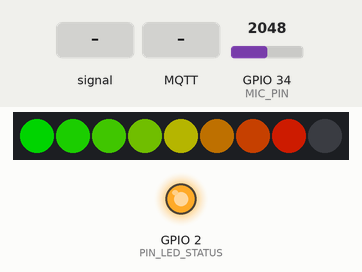
This sketch was run on a simulated ESP32. Shown: 9 RGB LEDs in strip order, left to right, output pins drawn as LEDs (lit = HIGH). The test bench sets the inputs (shaded band); at power-on: GPIO 34 (MIC_PIN) = 2048. Dim RGB values are drawn brighter than linear; WiFi joins after 1.5 s; servers stay silent unless stated; no MQTT or app messages arrive unless stated; what the sketch prints to the serial monitor is not drawn.

Above: at 2.8 s.
2.9 s: GPIO 34 (MIC_PIN) fed a 200 Hz sine of ±1842 counts around its level
At 3.03 s:
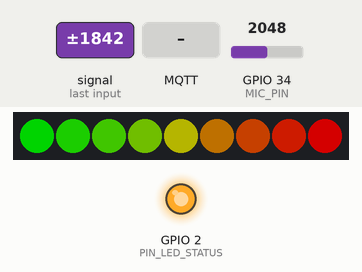
4.7 s: MQTT message "1" arrives on the first subscribed topic
At 4.7 s:
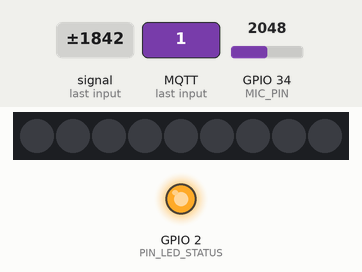
6.2 s: MQTT message "ON" arrives on the first subscribed topic
At 6.22 s:
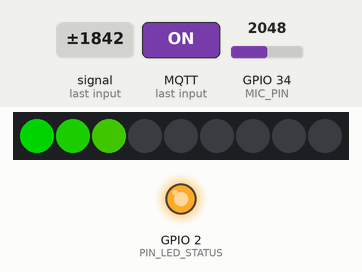
8.3 s: MQTT message "0" arrives on the first subscribed topic
Timing chart, 0 to 10.8 s (numbered marks = the images above; inputs shaded):
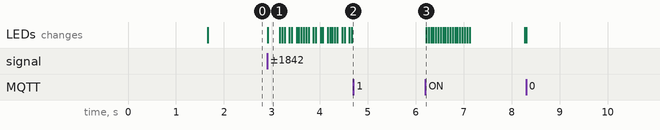

Measured:
- after the input at 2.9 s, the LEDs: change at once (image 1)
- after the input at 4.7 s, every drawn part: stays the same
- after the input at 6.2 s, the LEDs: change at once (image 3)

The sketch:

Vumetro.ino
```cpp
/**
 * Vumetro - ESP32
 *
 * Micrófono analógico → tira NeoPixel de 8 LEDs (verde→rojo)
 * Protocolo: MQTT sobre WiFi
 *
 * Topics publicados:
 *   vumetro/nivel    → porcentaje de ruido (0–100)
 *   vumetro/estado   → "online" / "offline" (Last Will)
 *
 * Topics suscritos:
 *   vumetro/activado → "ON" = funcional | "OFF" = desactivado
 *                      Al desactivarse, la tira se apaga y se
 *                      deja de publicar hasta recibir "ON".
 *
 * LED de estado (PIN_LED_STATUS):
 *   Apagado          → Sin conexión WiFi
 *   Parpadeo rápido  → WiFi conectado, sin MQTT
 *   Encendido fijo   → WiFi + MQTT conectados
 */

// ─────────────────────────────────────────────
//  LIBRERÍAS
// ─────────────────────────────────────────────
#include <Adafruit_NeoPixel.h>
#include <WiFi.h>
#include <PubSubClient.h>

// ─────────────────────────────────────────────
//  CONFIGURACIÓN DE PINES
// ─────────────────────────────────────────────
constexpr uint8_t  PIN_NEOPIXEL   = 16;   // GPIO tira NeoPixel
constexpr uint8_t  MIC_PIN        = 34;   // ADC solo-lectura, micrófono
constexpr uint8_t  PIN_LED_STATUS = 2;    // LED de estado (integrado en muchos ESP32)

// ─────────────────────────────────────────────
//  CONFIGURACIÓN DE TIRA Y MICRÓFONO
// ─────────────────────────────────────────────
constexpr uint8_t  NUM_LEDS   = 9;
constexpr uint8_t  BRILLO     = 128;    // 50% de brillo (0–255)

// Valor máximo del ADC por encima del cual se considera nivel máximo.
// El ADC del ESP32 es de 12 bits (0–4095).
// Ajustar con prueba real según el micrófono y el entorno.
constexpr int      MIC_MIN    = 0;
constexpr int      MIC_MAX    = 2100;   // ≈ equivalente al 515 original en 10 bits

// ─────────────────────────────────────────────
//  CONFIGURACIÓN WIFI
// ─────────────────────────────────────────────
constexpr char     WIFI_SSID[]       = "Ohmbu-2.4G";
constexpr char     WIFI_PASS[]       = "Nene.peludo";
constexpr uint32_t WIFI_TIMEOUT_MS   = 10000;

// ─────────────────────────────────────────────
//  CONFIGURACIÓN MQTT
// ─────────────────────────────────────────────
constexpr char     MQTT_BROKER[]     = "192.168.88.100";
constexpr uint16_t MQTT_PORT         = 1883;
constexpr char     MQTT_USER[]       = "";
constexpr char     MQTT_PASS_[]      = "";
constexpr char     MQTT_CLIENT_ID[]  = "esp32-vumetro";

constexpr char     TOPIC_NIVEL[]     = "vumetro/nivel";
constexpr char     TOPIC_ESTADO[]    = "vumetro/estado";
constexpr char     TOPIC_ACTIVACION[]= "/baliza/7/estado";  // "ON" / "OFF"

// ─────────────────────────────────────────────
//  INTERVALOS
// ─────────────────────────────────────────────
constexpr uint32_t INTERVALO_LEDS_MS      = 50;     // Actualización visual (~20 fps)
constexpr uint32_t INTERVALO_MQTT_MS      = 200;    // Publicación MQTT (5 veces/seg)
constexpr uint32_t INTERVALO_RECONEX_MS   = 10000;  // Reintento de conexión
constexpr uint32_t INTERVALO_PARPADEO_MS  = 300;    // LED estado: WiFi sin MQTT

// ─────────────────────────────────────────────
//  OBJETOS GLOBALES
// ─────────────────────────────────────────────
Adafruit_NeoPixel leds(NUM_LEDS, PIN_NEOPIXEL, NEO_GRB + NEO_KHZ800);
WiFiClient        wifiClient;
PubSubClient      mqttClient(wifiClient);

// ─────────────────────────────────────────────
//  ESTADO GLOBAL
// ─────────────────────────────────────────────
int      nivelActual        = 0;
int      porcentajeActual   = 0;  // 0–100, publicado por MQTT
bool     wifiConectado      = false;
bool     mqttConectado      = false;
bool     sistemaHabilitado  = true;   // Activo por defecto
uint32_t ultimaLed          = 0;
uint32_t ultimaMQTT         = 0;
uint32_t ultimaReconex      = 0;

// ─────────────────────────────────────────────
//  FUNCIONES: LED DE ESTADO
// ─────────────────────────────────────────────

/**
 * Actualiza el LED físico de estado según conectividad:
 *   Sin WiFi      → apagado
 *   WiFi sin MQTT → parpadeo rápido (300ms)
 *   WiFi + MQTT   → encendido fijo
 */
void actualizarLEDEstado() {
  if (!wifiConectado) {
    digitalWrite(PIN_LED_STATUS, LOW);
  } else if (!mqttConectado) {
    bool on = (millis() / INTERVALO_PARPADEO_MS) % 2 == 0;
    digitalWrite(PIN_LED_STATUS, on ? HIGH : LOW);
  } else {
    digitalWrite(PIN_LED_STATUS, HIGH);
  }
}

// ─────────────────────────────────────────────
//  FUNCIONES: WIFI
// ─────────────────────────────────────────────
bool conectarWifi() {
  if (WiFi.status() == WL_CONNECTED) { wifiConectado = true; return true; }

  Serial.printf("[WiFi] Conectando a %s...\n", WIFI_SSID);
  WiFi.mode(WIFI_STA);
  WiFi.begin(WIFI_SSID, WIFI_PASS);

  uint32_t inicio = millis();
  while (WiFi.status() != WL_CONNECTED && millis() - inicio < WIFI_TIMEOUT_MS) {
    delay(200);
    actualizarLEDEstado();
  }

  wifiConectado = (WiFi.status() == WL_CONNECTED);
  if (wifiConectado) {
    Serial.printf("[WiFi] Conectado. IP: %s\n", WiFi.localIP().toString().c_str());
  } else {
    Serial.println("[WiFi] Sin conexión. Se reintentará.");
  }
  return wifiConectado;
}

// ─────────────────────────────────────────────
//  FUNCIONES: MQTT
// ─────────────────────────────────────────────
void callbackMQTT(char* topic, byte* payload, unsigned int length) {
  char msg[length + 1];
  memcpy(msg, payload, length);
  msg[length] = '\0';

  Serial.printf("[MQTT] %s → %s\n", topic, msg);

  if (strcmp(topic, TOPIC_ACTIVACION) == 0) {
    bool nuevoEstado = (strcmp(msg, "ON") == 0);
    if (nuevoEstado != sistemaHabilitado) {
      sistemaHabilitado = nuevoEstado;
      Serial.printf("[Sistema] %s\n", sistemaHabilitado ? "ACTIVADO" : "DESACTIVADO");
      if (!sistemaHabilitado) {
        // Apagar la tira inmediatamente al desactivarse
        leds.clear();
        leds.show();
      }
    }
  }
}

bool conectarMQTT() {
  if (!wifiConectado) return false;
  if (mqttClient.connected()) { mqttConectado = true; return true; }

  Serial.printf("[MQTT] Conectando a %s:%d...\n", MQTT_BROKER, MQTT_PORT);
  mqttClient.setServer(MQTT_BROKER, MQTT_PORT);
  mqttClient.setCallback(callbackMQTT);

  bool ok = mqttClient.connect(MQTT_CLIENT_ID, TOPIC_ESTADO, 0, true, "offline");

  mqttConectado = ok;
  if (ok) {
    Serial.println("[MQTT] Conectado.");
    mqttClient.publish(TOPIC_ESTADO, "online", true);
    mqttClient.subscribe(TOPIC_ACTIVACION);
  } else {
    Serial.printf("[MQTT] Falló (código %d). Se reintentará.\n", mqttClient.state());
  }
  return ok;
}

// ─────────────────────────────────────────────
//  FUNCIONES: VUMETRO
// ─────────────────────────────────────────────

/**
 * Genera el color de un pixel según su posición en la tira.
 * Gradiente verde (bajo) → rojo (alto).
 */
uint32_t getColorGradient(int index, int total) {
  float ratio = (float)index / (float)(total - 1);
  uint8_t red   = (uint8_t)(ratio * 255);
  uint8_t green = (uint8_t)((1.0f - ratio) * 255);
  return leds.Color(red, green, 0);
}

/**
 * Lee el micrófono, calcula el nivel visual (0–NUM_LEDS) y el
 * porcentaje de ruido (0–100) que se publica por MQTT.
 * Si el valor supera MIC_MAX o es 0, se fuerza nivel máximo.
 */
int leerMicrofono() {
  int micValue = analogRead(MIC_PIN);

  int level;
  if (micValue >= MIC_MAX || micValue == 0) {
    level            = NUM_LEDS;
    porcentajeActual = 100;
  } else {
    level            = map(micValue, MIC_MIN, MIC_MAX, 0, NUM_LEDS);
    porcentajeActual = map(micValue, MIC_MIN, MIC_MAX, 0, 100);
  }
  level            = constrain(level,            0, NUM_LEDS);
  porcentajeActual = constrain(porcentajeActual, 0, 100);
  return level;
}

/**
 * Actualiza la tira NeoPixel con el nivel actual.
 */
void actualizarTira(int level) {
  for (int i = 0; i < NUM_LEDS; i++) {
    leds.setPixelColor(i, i < level ? getColorGradient(i, NUM_LEDS) : 0);
  }
  leds.show();
}

// ─────────────────────────────────────────────
//  SETUP
// ─────────────────────────────────────────────
void setup() {
  Serial.begin(115200);
  Serial.println("\n[Sistema] Iniciando vumetro ESP32...");

  pinMode(PIN_LED_STATUS, OUTPUT);
  digitalWrite(PIN_LED_STATUS, LOW);

  leds.begin();
  leds.setBrightness(BRILLO);
  leds.clear();
  leds.show();

  conectarWifi();
  if (wifiConectado) conectarMQTT();

  actualizarLEDEstado();
  Serial.println("[Sistema] Setup completo.");
}

// ─────────────────────────────────────────────
//  LOOP
// ─────────────────────────────────────────────
void loop() {
  uint32_t ahora = millis();

  // ── Mantener MQTT activo ──────────────────
  if (mqttConectado) {
    if (!mqttClient.loop()) {
      mqttConectado     = false;
      sistemaHabilitado = true;   // Failsafe: sin MQTT, siempre funcional
      Serial.println("[MQTT] Conexión perdida.");
    }
  }

  // ── Reintentar conexiones ─────────────────
  if (ahora - ultimaReconex >= INTERVALO_RECONEX_MS) {
    ultimaReconex = ahora;
    if (!wifiConectado || WiFi.status() != WL_CONNECTED) {
      wifiConectado     = false;
      mqttConectado     = false;
      sistemaHabilitado = true;   // Failsafe
      conectarWifi();
    }
    if (wifiConectado && !mqttConectado) conectarMQTT();
  }

  // ── Actualizar tira NeoPixel ──────────────
  if (ahora - ultimaLed >= INTERVALO_LEDS_MS) {
    ultimaLed = ahora;
    if (sistemaHabilitado) {
      nivelActual = leerMicrofono();
      actualizarTira(nivelActual);
      Serial.println(nivelActual);
    } else {
      leds.clear();
      leds.show();
    }
  }

  // ── Publicar porcentaje de ruido por MQTT ─
  if (sistemaHabilitado && mqttConectado && ahora - ultimaMQTT >= INTERVALO_MQTT_MS) {
    ultimaMQTT = ahora;
    char buf[5];
    snprintf(buf, sizeof(buf), "%d", porcentajeActual);
    mqttClient.publish(TOPIC_NIVEL, buf);
  }

  // ── LED de estado ─────────────────────────
  actualizarLEDEstado();
}
```
